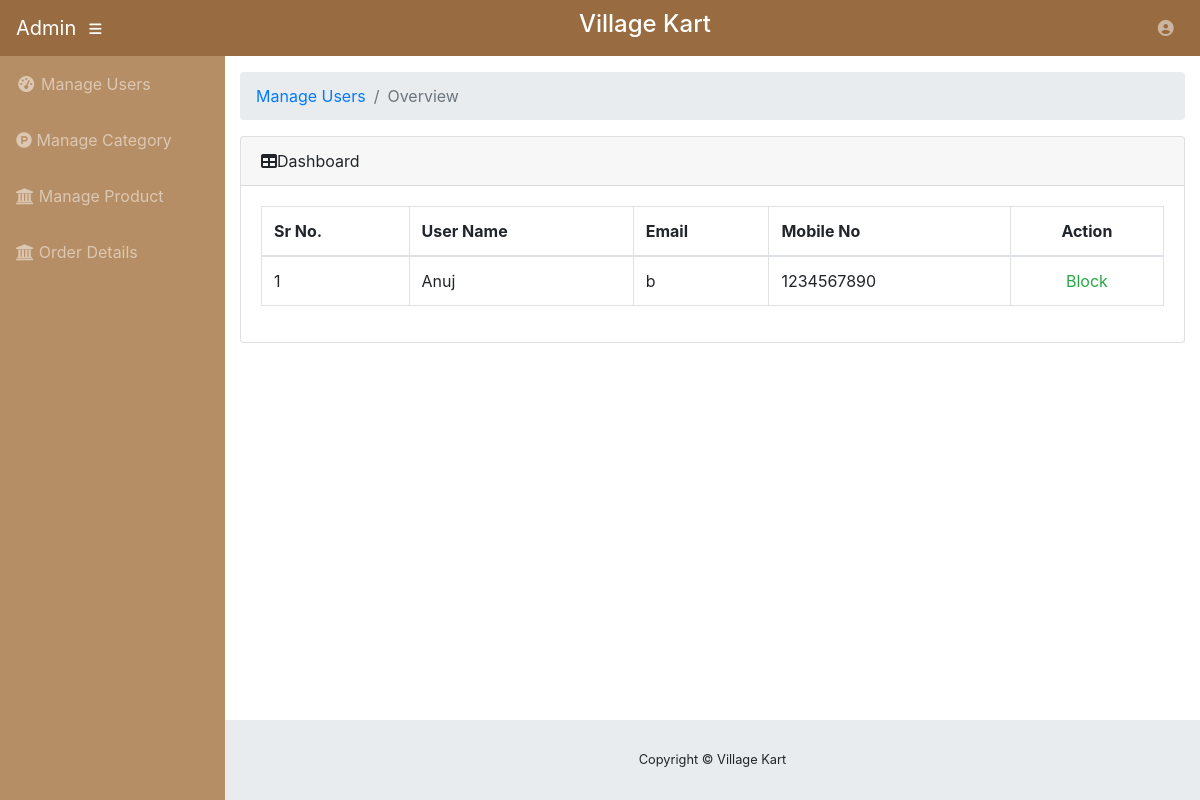
The app's page /index.php (signed in) with its own data.
### tables this page shows
CREATE TABLE `reg_form` (
  `user_id` int(11) NOT NULL,
  `first_name` varchar(50) NOT NULL,
  `last_name` varchar(50) NOT NULL,
  `image` varchar(100) DEFAULT '',
  `address` text NOT NULL,
  `city` varchar(50) NOT NULL,
  `mobile_no` varchar(10) NOT NULL,
  `email` varchar(50) NOT NULL,
  `password` varchar(50) NOT NULL,
  `block` int(2) NOT NULL DEFAULT 0
);

### index.php (the view, shortened to what this page needs)
<!DOCTYPE html>
<?php
include 'connection.php';
$q = "SELECT user_id,first_name,email,mobile_no,city,block FROM reg_form";
$data = mysqli_query($conn, $q);
$result = mysqli_num_rows($data);
?>
<html lang="en">
<head>
  <link href="vendor/bootstrap/css/bootstrap.min.css" rel="stylesheet">
  <link href="vendor/fontawesome-free/css/all.min.css" rel="stylesheet" type="text/css">
  <link href="vendor/datatables/dataTables.bootstrap4.css" rel="stylesheet">
  <link href="css/sb-admin.css" rel="stylesheet">
  <link rel="stylesheet" href="https://cdnjs.cloudflare.com/ajax/libs/font-awesome/4.7.0/css/font-awesome.min.css">
</head>
<body id="page-top">
  <?php include 'navbar.php'; ?>
  <div id="wrapper">
    <?php include 'sidebar.php'; ?>
    <div id="content-wrapper">
      <div class="container-fluid">
        <ol class="breadcrumb">
          <li class="breadcrumb-item">
            <a href="index.php">Manage Users</a>
          </li>
          <li class="breadcrumb-item active">Overview</li>
        </ol>
        <div class="card mb-3">
          <div class="card-header card-lg-12">
            <i class="fas fa-table"></i>Dashboard
          </div>
          <div class="card-body">
            <div class="table-responsive">
              <form method="post">
                <table class="table table-bordered" id="dataTable" width="100%" cellspacing="0">
                  <thead>
                    <tr>
                      <th>Sr No.</th>
                      <th>User Name</th>
                      <th>Email</th>
                      <th>Mobile No</th>
                      <th class="text-center" colspan="2">Action</th>
                    </tr>
                  </thead>
                  <tbody>
                    <?php
                    if ($result != 0) {
                      $i = 1;
                      while ($total = mysqli_fetch_assoc($data)) {
                        echo "
                  <tr>
                    <td>$i</td>
                    <td>$total[first_name]</td>
                    <td>$total[email]</td>
                    <td>$total[mobile_no]</td>
                     ";
                        if ($total['block'] == 0) {
                          echo "<td class='text-center text-dark' class='linq'><a class='text-success' href='block.php?uid=$total[user_id]'>Block</a></td></tr>";
                        } else {
                          echo "<td class='text-center text-dark' class='linq'><a class='text-danger' href='block.php?uid=$total[user_id]'>Unblock</a></td></tr> ";
                        }
                        $i++;
                      }
                    } else {
                      echo " <h3>Data not found </h3>";
                    }
                    ?>
                </tbody>
                </table>
              </form>
            </div>
          </div>
        </div>
      </div>
     <?php include "footer.php" ?>
    </div>
  </div>
</body>
</html>

### sb-admin.css (style rules this page uses)
html { position: relative; min-height: 100%; }
body { height: 100%; }
#wrapper { display: -webkit-box; display: -ms-flexbox; display: flex; }
#wrapper #content-wrapper { overflow-x: hidden; width: 100%; padding-top: 1rem; padding-bottom: 80px; }
:root { --input-padding-x: 0.75rem; --input-padding-y: 0.75rem; }

### index.php (style rules this page uses)
a { text-decoration: none; }

### records on screen
reg_form: first_name "Anuj", email "b", mobile_no "1234567890"
